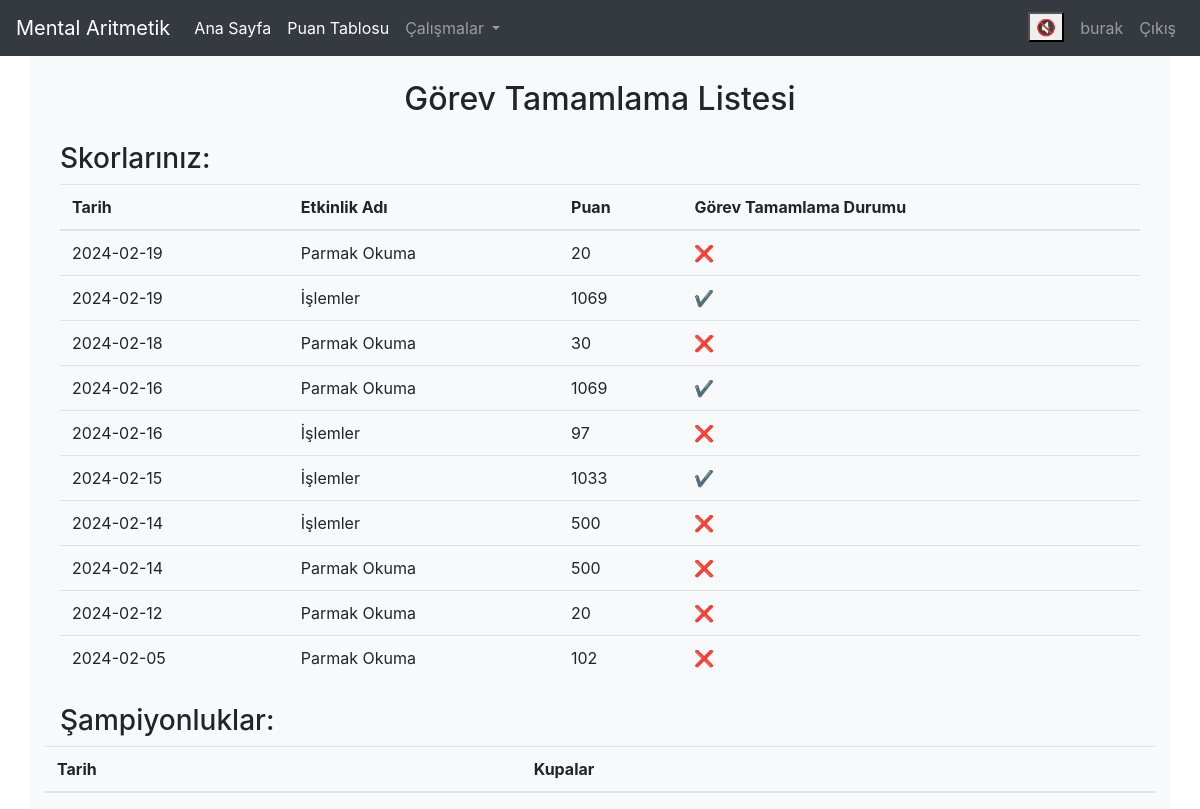
Before: /profile.php (signed in) with the older database file.
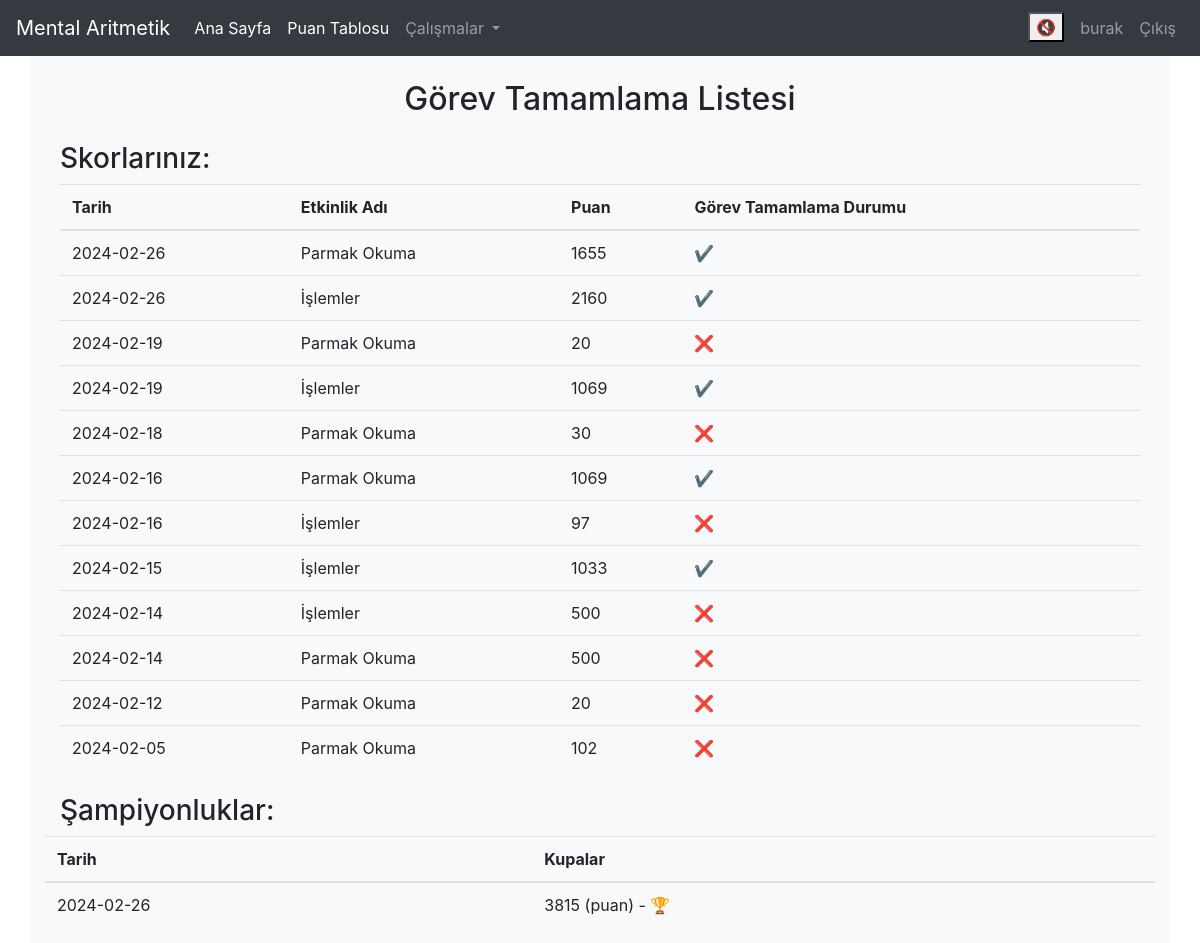
After: the same page with the newer database file.
### tables this page shows
CREATE TABLE "scores" (
	"id"	INTEGER,
	"userId"	INTEGER NOT NULL,
	"score"	INTEGER,
	"zaman_damgasi"	TIMESTAMP DEFAULT CURRENT_TIMESTAMP,
	"pageName"	VARCHAR(255),
	FOREIGN KEY("userId") REFERENCES "users"("id"),
	PRIMARY KEY("id" AUTOINCREMENT)
);

### profile.php (the view, shortened to what this page needs)
<?php
include 'navbar.php';
$databaseFile = 'database.db';
$db = new SQLite3($databaseFile);
if (isset($_SESSION['user']) && $_SESSION['userRole'] === 'teacher') {
    $isAdmin=$_SESSION['user']=="admin" ? "":" WHERE users.teacher = :teacherName";
    $query = "SELECT users.id AS userId, users.username AS userUsername, scores.score, scores.zaman_damgasi, scores.pageName
    FROM users
    LEFT JOIN scores ON users.id = scores.userId "
    .$isAdmin.
    " ORDER BY users.id, scores.zaman_damgasi DESC";
 $resultStmt = $db->prepare($query);
$resultStmt->bindValue(':teacherName', $_SESSION['user'], SQLITE3_TEXT);
$result = $resultStmt->execute();
    $userScores = array();
    while ($row = $result->fetchArray(SQLITE3_ASSOC)) {
        $userScores[$row['userId']][] = array(
            'username' => $row['userUsername'],
            'score' => $row['score'],
            'zaman_damgasi' => $row['zaman_damgasi'],
            'pageName' => $row['pageName']
        );
    }
    $championshipQuery = "SELECT zaman_damgasi, userId, MAX(sum_score) as max_score
                          FROM (
                              SELECT zaman_damgasi, userId, SUM(score) as sum_score
                              FROM scores
                              GROUP BY zaman_damgasi, userId
                          ) AS daily_scores
                          GROUP BY zaman_damgasi";
    $championshipResult = $db->query($championshipQuery);
    $championshipData = array();
    while ($championshipRow = $championshipResult->fetchArray(SQLITE3_ASSOC)) {
        $championshipData[$championshipRow['zaman_damgasi']][$championshipRow['userId']] = array(
            'max_score' => $championshipRow['max_score']
        );
    }
} else {
    $userId = $_SESSION['userId'];
    $username = $_SESSION['user'];
    $query = "SELECT score, zaman_damgasi, pageName
              FROM scores
              WHERE userId = :userId
              ORDER BY zaman_damgasi DESC";
    $statement = $db->prepare($query);
    $statement->bindValue(':userId', $userId, SQLITE3_INTEGER);
    $result = $statement->execute();
    $userScores = array();
    while ($row = $result->fetchArray(SQLITE3_ASSOC)) {
        $userScores[] = array(
            'username' => $username,
            'score' => $row['score'],
            'zaman_damgasi' => $row['zaman_damgasi'],
            'pageName' => $row['pageName']
        );
    }
    $championshipQuery = "SELECT zaman_damgasi, userId, MAX(sum_score) as max_score
                          FROM (
                              SELECT zaman_damgasi, userId, SUM(score) as sum_score
                              FROM scores
                              GROUP BY zaman_damgasi, userId
                          ) AS daily_scores
                          GROUP BY zaman_damgasi
                          having userId = :userId";
    $statement = $db->prepare($championshipQuery);
    $statement->bindValue(':userId', $userId, SQLITE3_INTEGER);
    $championshipResult = $statement->execute();
    $championshipData = array();
    while ($championshipRow = $championshipResult->fetchArray(SQLITE3_ASSOC)) {
        $championshipData[$championshipRow['zaman_damgasi']][$championshipRow['userId']] = array(
            'max_score' => $championshipRow['max_score']
        );
    }
}
?>
<!DOCTYPE html>
<html lang="en">
<head>
    <link rel="stylesheet" href="https://cdn.jsdelivr.net/npm/bootstrap@4.5.3/dist/css/bootstrap.min.css">
</head>
<body>
    <div class="container bg-light">
        <div class="row">
            <div class="col-sm-12 mt-4">
                <h2 style="text-align:center">Görev Tamamlama Listesi</h2>
                <?php
                if (isset($_SESSION['user']) && $_SESSION['userRole'] == 'student') {
                    echo "<div class='container mt-4'>";
                    echo "<h3>Skorlarınız:</h3>";
                    echo "<table class='table'>";
                    echo "<thead><tr><th>Tarih</th><th>Etkinlik Adı</th><th>Puan</th><th>Görev Tamamlama Durumu</th></tr></thead>";
                    echo "<tbody>";
                    foreach ($userScores as $scoreRow) {
                        echo "<tr>";
                        echo "<td>{$scoreRow['zaman_damgasi']}</td>";
                        echo "<td>";
                        if ($scoreRow['pageName'] == 'finger-read.php') {
                            echo "Parmak Okuma";
                        } elseif ($scoreRow['pageName'] == 'levels.php') {
                            echo "İşlemler";
                        } else {
                            echo $scoreRow['pageName'];
                        }
                        echo "</td>";
                        echo "<td>{$scoreRow['score']}</td>";
                        echo "<td>" . ($scoreRow['score'] >= 1000 ? '✔️' : '❌') . "</td>";
                        echo "</tr>";
                    }
                    echo "</tbody></table></div>";
    echo "<tbody><table><div>";
echo "<div class='container mt-4'>";
echo "<h3>Şampiyonluklar:</h3>";
echo "<table class='table'>";
echo "<thead><tr><th>Tarih</th><th>Kupalar</th></tr></thead>";
echo "<tbody>";
foreach ($championshipData as $zaman_damgasi => $userData) {
    echo "<tr>";
    echo "<td>{$zaman_damgasi}</td>";
    if (isset($userData[$userId])) {
        echo "<td>{$userData[$userId]['max_score']} (puan) - 🏆</td>";
    } else {
        echo "<td>No Data</td>";
    }
    echo "</tr>";
}
echo "</tbody></table></div>";
                }
                ?>
            </div>
        </div>
    </div>
</body>
</html>

### navbar.php (shortened to what this page needs)
<nav class="navbar navbar-expand-lg navbar-dark bg-dark">
    <a class="navbar-brand" href="/index.php">Mental Aritmetik</a>
    <div class="collapse navbar-collapse" id="navbarNavDropdown">
        <?php
        if (isset($_SESSION['user'])) {
            $username = $_SESSION['user'];
            $userTypeMenu=$_SESSION["userRole"]=="teacher" ? '<li class="nav-item active">
            <a class="nav-link" href="task.php">Görev Ver <span class="sr-only">(current)</span></a>
            </li>':"";
            echo '<ul class="navbar-nav mr-auto">
                    <li class="nav-item active">
                        <a class="nav-link" href="index.php">Ana Sayfa <span class="sr-only">(current)</span></a>
                    </li>
                    <li class="nav-item active">
                    <a class="nav-link" href="leaderboard.php">Puan Tablosu <span class="sr-only">(current)</span></a>
                    </li>
                    '.$userTypeMenu.'
                    <li class="nav-item dropdown">
                        <a class="nav-link dropdown-toggle" href="#" id="navbarDropdownMenuLink" role="button" data-toggle="dropdown" aria-haspopup="true" aria-expanded="false">
                            Çalışmalar
                        </a>
                        <div class="dropdown-menu" aria-labelledby="navbarDropdownMenuLink">
                            <a class="dropdown-item" href="finger-read.php">Parmak Okuma</a>
                            <a class="dropdown-item" href="levels.php">İşlemler</a>
                            <a class="dropdown-item" href="soroban.php">Abaküs Çalışma</a>
                        </div>
                    </li>
                  </ul>
                  <ul class="navbar-nav ml-auto">
                  </li>
                  <li class="nav-item">
                  <button href="#" class="mt-1 mr-2"><span id="sound" onclick="changeSound()" >🔇</span></button>
                  </li>
                    <li class="nav-item">
                        <a class="nav-link" href="profile.php">' . $username . '</a>
                    </li>
                    <li class="nav-item">
                        <a class="nav-link" href="logout.php">Çıkış</a>
                    </li>
                  </ul>';
        } else {
            echo '<ul class="navbar-nav ml-auto">
                    <li class="nav-item">
                        <a class="nav-link" href="login.php">Giriş</a>
                    </li>
                  </ul>';
        }
        ?>
    </div>
</nav>

Changed rows visible on the page:
added scores: zaman_damgasi "2024-02-26", pageName "Parmak Okuma", score "1655"
added scores: zaman_damgasi "2024-02-26", pageName "İşlemler", score "2160"
Other visible differences:
new list line: "2024-02-26 3815 (puan) - 🏆"
